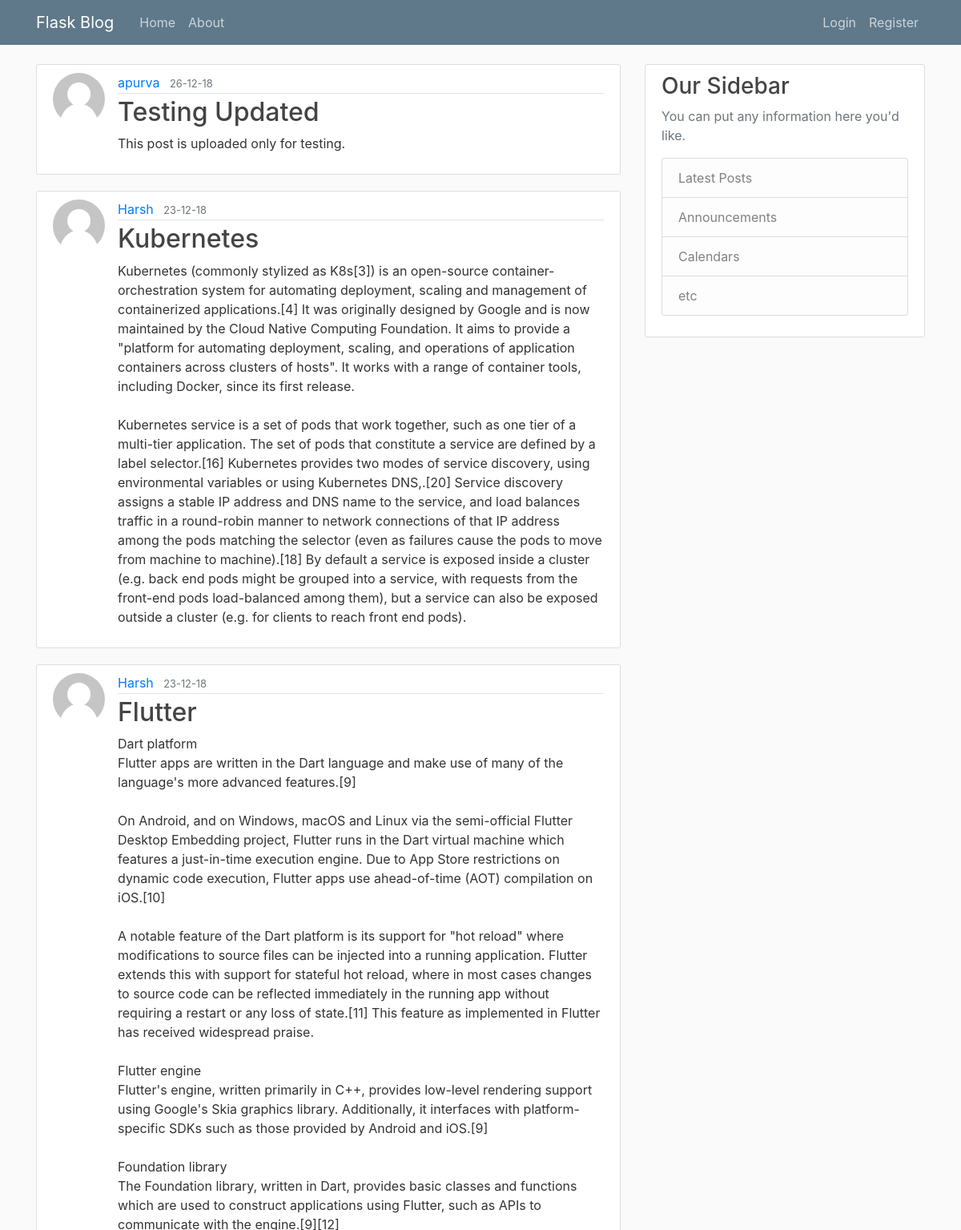
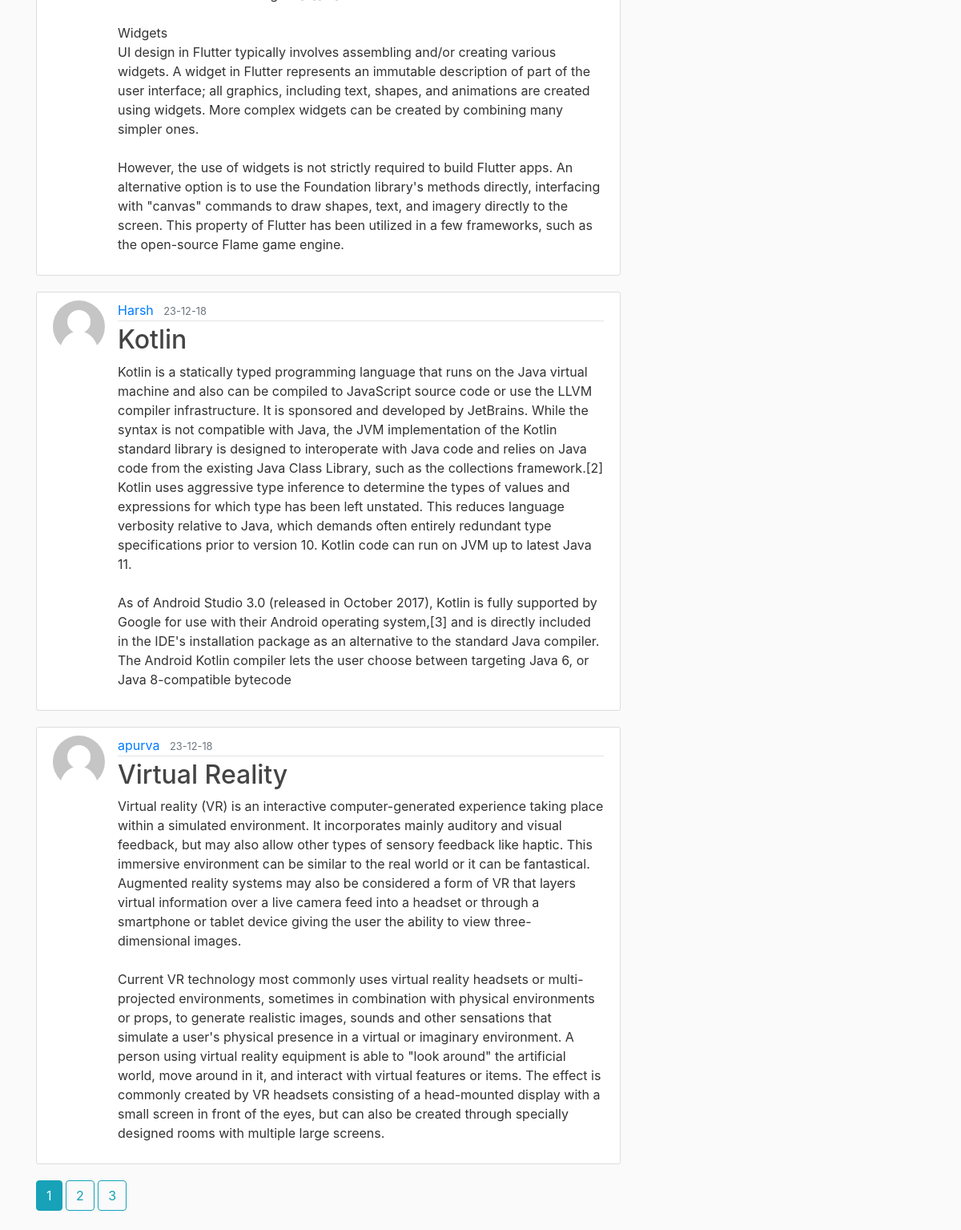
The page /home on the database its author committed (2 pictures, top to bottom).
### flaskblog/models.py (models this page shows, shortened)
class Post(db.Model):
    id = db.Column(db.Integer,primary_key = True)
    title = db.Column(db.String(100),nullable = False)
    date_posted = db.Column(db.DateTime,nullable = False,default=datetime.utcnow)
    content = db.Column(db.Text,nullable = False)
    user_id = db.Column(db.Integer,db.ForeignKey('user.id'),nullable = False)

class User(db.Model,UserMixin):
    id = db.Column(db.Integer,primary_key = True)
    username = db.Column(db.String(20),unique = True ,nullable = False)
    email = db.Column(db.String(120),unique = True ,nullable = False)
    image_file = db.Column(db.String(20),nullable = False,default = 'default.jpg')
    password = db.Column(db.String(60),nullable = False)
    posts = db.relationship('Post',backref = 'author',lazy = True)

### flaskblog/main/routes.py (the view)
@main.route("/")
@main.route("/home")
def home():
    page = request.args.get('page',1,type=int)
    posts = Post.query.order_by(Post.date_posted.desc()).paginate(page=page,per_page=5)
    return render_template('home.html', posts = posts)

### flaskblog/templates/home.html
{% extends "layout.html" %}
{% block content%}
    {% for post in posts.items %}
        <article class="media content-section">
          <img class="rounded-circle article-img" src="{{ url_for('static',filename='profile_pics/' + post.author.image_file)}}" >
          <div class="media-body">
            <div class="article-metadata">
              <a  class="mr-2" href="{{ url_for('users.user_posts',username=post.author.username) }}">{{post.author.username}}</a>
              <small class="text-muted">{{ post.date_posted.strftime('%d-%m-%y') }}</small>
            </div>
            <h2><a class="article-title" href="{{ url_for('posts.post',post_id=post.id) }}">{{ post.title }}</a></h2>
            <p class="article-content">{{ post.content }}</p>
          </div>
        </article>
    {% endfor %}
    {%for page_num in posts.iter_pages(left_edge=1, right_edge=1, left_current=1, right_current=2) %}
      {% if page_num %}
        {% if posts.page == page_num %}
          <a class="btn btn-info mb-4" href="{{url_for('main.home',page = page_num)}}">{{ page_num }}</a>
        {% else %}
          <a class="btn btn-outline-info mb-4" href="{{url_for('main.home',page = page_num)}}">{{ page_num }}</a>
        {% endif %}
      {% else %}
        ...
      {% endif %}
    {% endfor %}
{% endblock content %}

### flaskblog/templates/layout.html (shortened to what this page needs)
<!DOCTYPE html>
<html lang="en" dir="ltr">
  <head>
    <link rel="stylesheet" href="https://stackpath.bootstrapcdn.com/bootstrap/4.1.3/css/bootstrap.min.css">
    <link rel="stylesheet" type="text/css" href="{{url_for('static',filename='main.css')}}">
  </head>
  <body>
    <header class="site-header">
     <nav class="navbar navbar-expand-md navbar-dark bg-steel fixed-top">
      <div class="container">
       <a class="navbar-brand mr-4" href="/">Flask Blog</a>
       <div class="collapse navbar-collapse" id="navbarToggle">
        <div class="navbar-nav mr-auto">
          <a class="nav-item nav-link" href="{{url_for('main.home')}}">Home</a>
          <a class="nav-item nav-link" href="{{ url_for('main.about') }}">About</a>
        </div>
        <div class="navbar-nav">
          {% if current_user.is_authenticated %}
              <a class="nav-item nav-link" href="{{ url_for('posts.new_post') }}">New Post</a>
              <a class="nav-item nav-link" href="{{ url_for('users.account') }}">Account</a>
              <a class="nav-item nav-link" href="{{ url_for('users.logout') }}">Logout</a>
          {% else %}
              <a class="nav-item nav-link" href="{{ url_for('users.login') }}">Login</a>
              <a class="nav-item nav-link" href="{{ url_for('users.register') }}">Register</a>
          {% endif %}
        </div>
       </div>
      </div>
     </nav>
    </header>
    <main role="main" class="container">
     <div class="row">
      <div class="col-md-8">
       {% block content %}{% endblock %}
      </div>
      <div class="col-md-4">
       <div class="content-section">
        <h3>Our Sidebar</h3>
        <p class='text-muted'>You can put any information here you'd like.
          <ul class="list-group">
            <li class="list-group-item list-group-item-light">Latest Posts</li>
            <li class="list-group-item list-group-item-light">Announcements</li>
            <li class="list-group-item list-group-item-light">Calendars</li>
            <li class="list-group-item list-group-item-light">etc</li>
          </ul>
        </p>
       </div>
      </div>
     </div>
    </main>
  </body>
</html>

### flaskblog/static/main.css (style rules this page uses)
body { background: #fafafa; color: #333333; margin-top: 5rem; }
h1, h2, h3, h4, h5, h6 { color: #444444; }
.bg-steel { background-color: #5f788a; }
.site-header .navbar-nav .nav-link { color: #cbd5db; }
.content-section { background: #ffffff; padding: 10px 20px; border: 1px solid #dddddd; border-radius: 3px; margin-bottom: 20px; }
.article-title { color: #444444; }
.article-content { white-space: pre-line; }
.article-img { height: 65px; width: 65px; margin-right: 16px; }
.article-metadata { padding-bottom: 1px; margin-bottom: 4px; border-bottom: 1px solid #e3e3e3 }

### rows shown on the page
Post: image_file (placeholder picture), author.username "apurva", date_posted "26-12-18", title "Testing Updated", content "This post is uploaded only for testing."
Post: image_file (placeholder picture), author.username "Harsh", date_posted "23-12-18", title "Kubernetes", content "Kubernetes (commonly stylized as K8s[3]) is an open-source container-orchestration system for automating deployment, scaling and management of containerized applications.[4] It was originally designed by Google and is now maintained by the Cloud Native Computing Foundation. It aims to provide a \"platform for automating deployment, scaling, and operations of application containers across clusters of hosts\". It works with a range of container tools, including Docker, since its first release. Kubernetes service is a set of pods that work together, such as one tier of a multi-tier application. The set of pods that constitute a service are defined by a label selector.[16] Kubernetes provides two…"
Post: image_file (placeholder picture), author.username "Harsh", date_posted "23-12-18", title "Flutter", content "Dart platform Flutter apps are written in the Dart language and make use of many of the language's more advanced features.[9] On Android, and on Windows, macOS and Linux via the semi-official Flutter Desktop Embedding project, Flutter runs in the Dart virtual machine which features a just-in-time execution engine. Due to App Store restrictions on dynamic code execution, Flutter apps use ahead-of-time (AOT) compilation on iOS.[10] A notable feature of the Dart platform is its support for \"hot reload\" where modifications to source files can be injected into a running application. Flutter extends this with support for stateful hot reload, where in most cases changes to source code can be…"
Post: image_file (placeholder picture), author.username "Harsh", date_posted "23-12-18", title "Kotlin", content "Kotlin is a statically typed programming language that runs on the Java virtual machine and also can be compiled to JavaScript source code or use the LLVM compiler infrastructure. It is sponsored and developed by JetBrains. While the syntax is not compatible with Java, the JVM implementation of the Kotlin standard library is designed to interoperate with Java code and relies on Java code from the existing Java Class Library, such as the collections framework.[2] Kotlin uses aggressive type inference to determine the types of values and expressions for which type has been left unstated. This reduces language verbosity relative to Java, which demands often entirely redundant type…"
Post: image_file (placeholder picture), author.username "apurva", date_posted "23-12-18", title "Virtual Reality", content "Virtual reality (VR) is an interactive computer-generated experience taking place within a simulated environment. It incorporates mainly auditory and visual feedback, but may also allow other types of sensory feedback like haptic. This immersive environment can be similar to the real world or it can be fantastical. Augmented reality systems may also be considered a form of VR that layers virtual information over a live camera feed into a headset or through a smartphone or tablet device giving the user the ability to view three-dimensional images. Current VR technology most commonly uses virtual reality headsets or multi-projected environments, sometimes in combination with physical…"

### other values the page prints
{{ page_num }} "1"
{{ page_num }} "2" "3"
